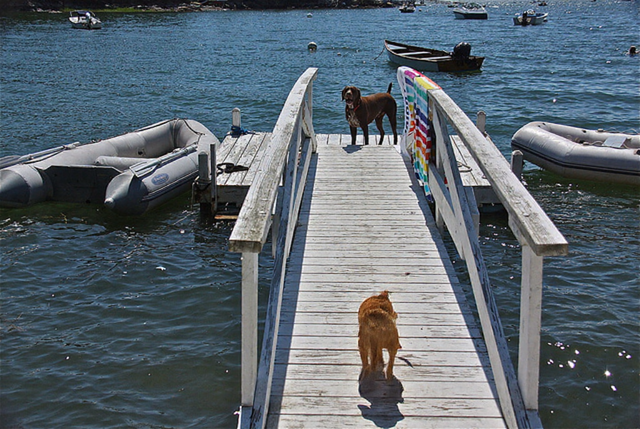
#> input picture main_app/local_image_storage/3m9xynub_c4cfcca8-acd4-4588-a000-4464ab11da13_123_orange_cat_inpainted.png, 640 x 429 px
$ python -i image_utils.py   (imports and definitions only)
#> lines starting #> are read from the running program, lines starting #| are printed output that depends on the picture; after the words box and inside, x2 and y2 are one past the last pixel; in counts of white or black regions, pixels touching at a corner belong together
#> further down, picture is the input picture: shape (429, 640, 3); mean B, G, R 112.6, 103.7, 91.8
from PIL import Image,ImageDraw,ImageChops
from collections import deque
import numpy as np
import math
import cv2 as cv
import random


# [417 lines left out: functions subtract_masks, calculate_pixels_per_cm, resize_mask_rectangle, get_bounding_box_masked_image, composite_images, filter_mask and 3 more, not called in this run]

def pil_to_cv(image):
        """Convert PIL image to OpenCV format."""
        return cv.cvtColor(np.array(image), cv.COLOR_RGB2BGR)

def cv_to_pil(image):
    """Convert OpenCV image to PIL format."""
    return Image.fromarray(cv.cvtColor(image, cv.COLOR_BGR2RGB))

# [107 lines left out: functions _apply_gaussian_blur, _apply_sharpening_filter, _apply_edge_detection, _apply_invert_filter, _adjust_brightness_contrast, _apply_grayscale_filter and 10 more, not called in this run]

def _apply_cartoon(image):
    frame = pil_to_cv(image)
    gray = cv.cvtColor(frame, cv.COLOR_BGR2GRAY)
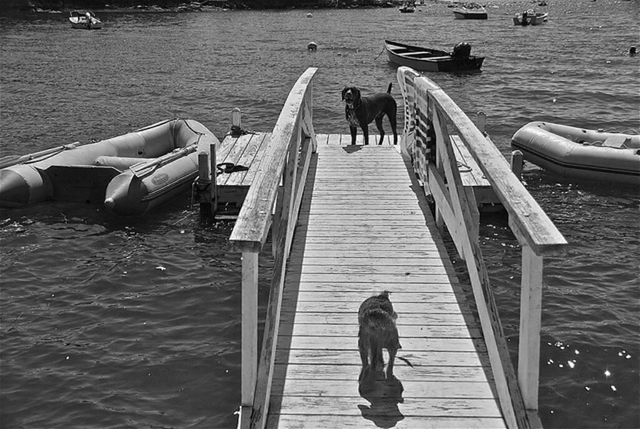
#> gray: shape (429, 640); min 0, max 255, mean 105
    gray = cv.medianBlur(gray, 7)
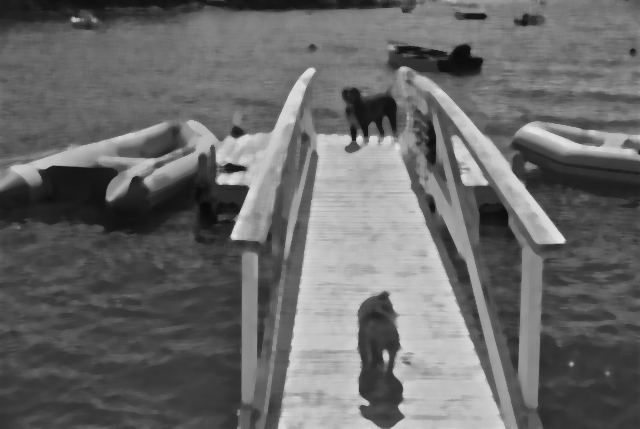
#> gray: shape (429, 640); min 9, max 230, mean 105.3
    edges = cv.adaptiveThreshold(
        gray, 255, cv.ADAPTIVE_THRESH_MEAN_C, cv.THRESH_BINARY, 9, 10
    )
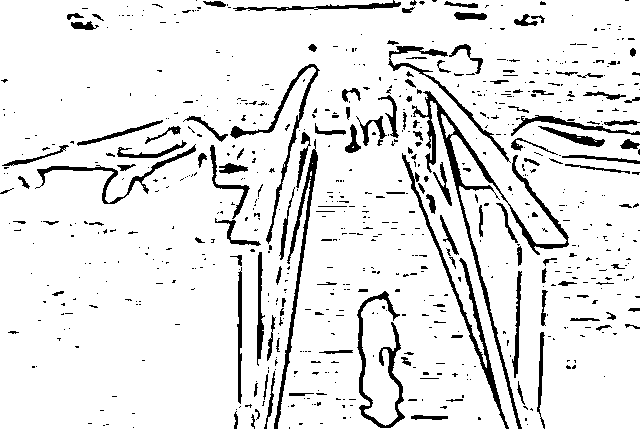
#> edges: shape (429, 640); 90.4% white; 715 black regions (578 under 20 px), largest, box (x1, y1, x2, y2) and area: (412, 91, 569, 429) 3241, (402, 153, 509, 429) 1621, (274, 139, 318, 429) 1446
    color = cv.bilateralFilter(frame, 9, 250, 250)
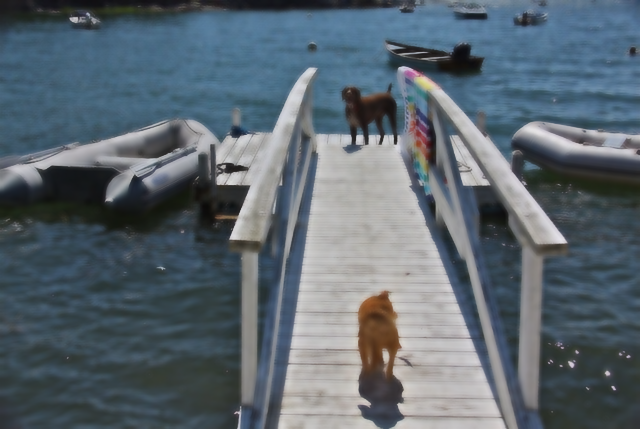
#> color: shape (429, 640, 3); mean R, G, B 91.8, 103.6, 112.6
    result = cv.bitwise_and(color, color, mask=edges)
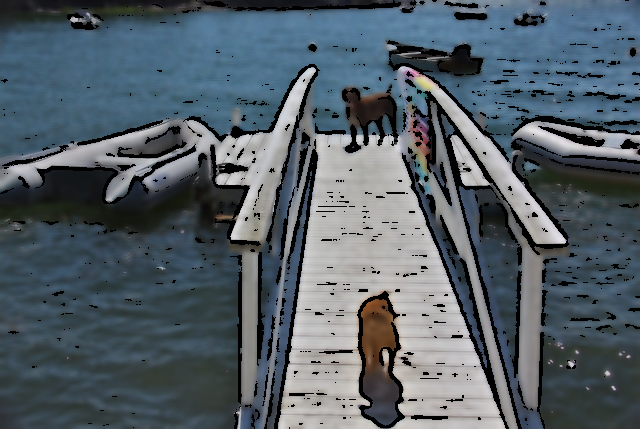
#> result: shape (429, 640, 3); mean R, G, B 84.3, 95.6, 103.8
    return cv_to_pil(result)
#> in cv_to_pil, `return Image.fromarray(cv.cvtColor(image, cv.COLOR_BGR2RGB))`:
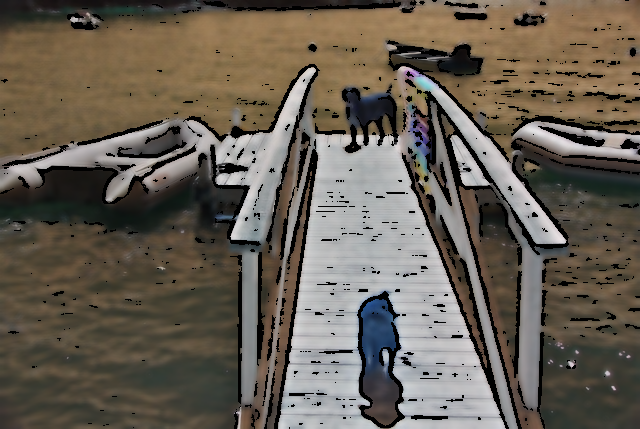
#> returned value: PIL image 640x429 RGB; mean R, G, B 103.8, 95.6, 84.3

# [26 lines left out: functions _apply_chalk_drawing, _apply_sketch, _apply_soft_focus, _apply_solarize, not called in this run]

>>> import cv2
>>> picture = cv2.imread('../local_image_storage/3m9xynub_c4cfcca8-acd4-4588-a000-4464ab11da13_123_orange_cat_inpainted.png')
>>> result = _apply_cartoon(picture)
